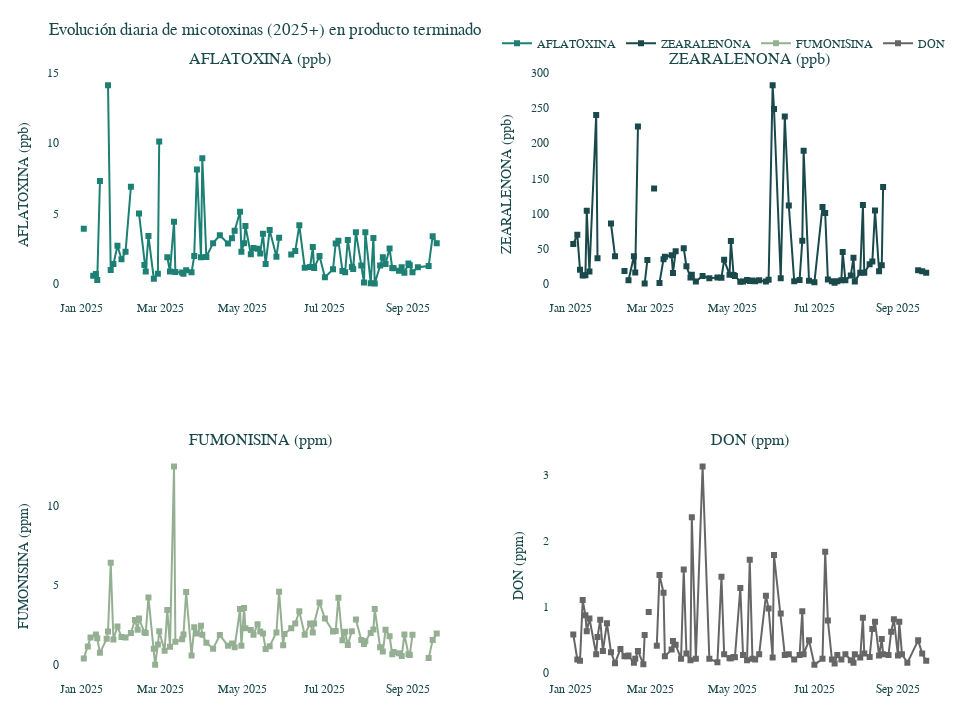

This figure's notebook cell:
### Code cell
toxinas_mes_producto["Fecha Producción"] = pd.to_datetime(toxinas_mes_producto["Fecha Producción"])
COLORS = {
    "AFLATOXINA":  "#1C8074",  # verde principal
    "ZEARALENONA": "#1A494C",  # verde profundo
    "FUMONISINA":  "#94AF92",  # verde suave
    "DON":         "#666666",  # gris
}
GRID = "#FFFFFF"
BG_PAPER = "#FFFFFF"   # o prueba "#E6ECD8" si prefieres un fondo verdoso suave
BG_PLOT  = "#FFFFFF"

# Crear figura 2x2
fig = make_subplots(
    rows=2, cols=2,
    subplot_titles=["AFLATOXINA (ppb)", "ZEARALENONA (ppb)", "FUMONISINA (ppm)", "DON (ppm)"]
)

# Definir orden y unidades
cols = [
    ("AFLATOXINA", "ppb", 1, 1),
    ("ZEARALENONA", "ppb", 1, 2),
    ("FUMONISINA", "ppm", 2, 1),
    ("DON", "ppm", 2, 2)
]

# Trazas con colores corporativos
for col, unidad, r, c in cols:
    fig.add_trace(
        go.Scatter(
            x=toxinas_mes_producto["Fecha Producción"],
            y=toxinas_mes_producto[col],
            mode="lines+markers",
            name=col,
            line=dict(width=2, color=COLORS[col]),
            marker=dict(size=6, symbol="square")
        ),
        row=r, col=c
    )
    fig.update_yaxes(title_text=f"{col} ({unidad})", row=r, col=c)

# Estilo corporativo general
fig.update_layout(
    height=720, width=980,
    title="Evolución diaria de micotoxinas (2025+) en producto terminado",
    paper_bgcolor=BG_PAPER,
    plot_bgcolor=BG_PLOT,
    font=dict(family="Arial", size=12, color="#1A494C"),
    margin=dict(l=60, r=30, t=70, b=40),
    legend=dict(orientation="h", yanchor="bottom", y=1.02, xanchor="right", x=1)
)

# Grillas suaves
fig.update_xaxes(showgrid=True, gridcolor=GRID, zeroline=False)
fig.update_yaxes(showgrid=True, gridcolor=GRID, zeroline=False)

# Guardar en HTML
#output_path = f"{ROOT_IMAGEN}/micotoxinas_subplots_evolucion.html"
fig.show()
s3.save_plotly_html(fig, "micotoxinas_subplots_evolucion")
